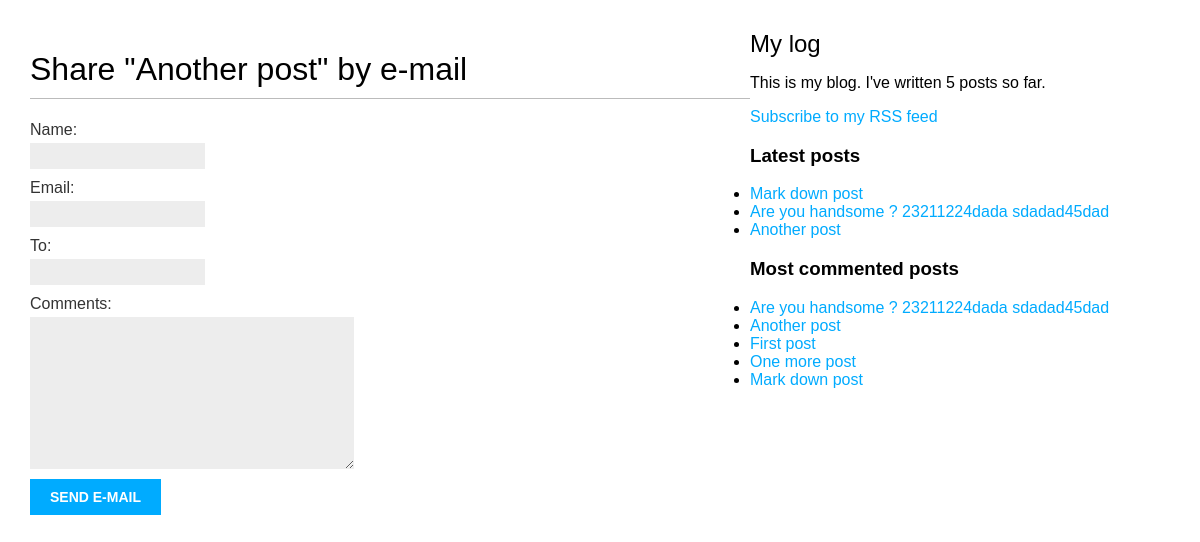
/blog/5/share/, run on the app's committed database.
### blog/models.py (models this page shows, shortened)
class Post(models.Model):
    STATUS_CHOISE = (
        ('draft', 'Draft'),
        ('published', 'Published'),
    )
    title = models.CharField(max_length=50)
    slug = models.SlugField(max_length=250, unique_for_date='publish')
    author = models.ForeignKey(User, related_name='blog_post', on_delete=models.SET(get_sentinel_user))
    body = models.TextField()
    publish = models.DateTimeField(default=timezone.now)
    created = models.DateTimeField(auto_now_add=True)
    update = models.DateTimeField(auto_now=True)
    status = models.CharField(max_length=10, choices=STATUS_CHOISE, default='draft')
    objects = models.Manager()
    published = PublishedManage()
    tags = TaggableManager()
    class Meta:
        ordering = ('-publish',)
    def get_absolute_url(self):
        return reverse('blog:post_detail',
                        args=[self.publish.year,
                              self.publish.strftime('%m'),
                              self.publish.strftime('%d'),
                              self.slug])

### blog/views.py (the view)
# urls.py: path('<int:post_id>/share/', views.post_share, name='post_share'),
def post_share(request, post_id):
    post = get_object_or_404(Post, id=post_id, status='draft')
    sent = False
    if request.method == 'POST':
        form = EmailPostForm(request.POST)
        if form.is_valid():
            cleandata = form.cleaned_data
            post_url = request.build_absolute_uri(post.get_absolute_url())
            subject = '{} ({}) recommends you reading "{}"'.format(cleandata['name'], cleandata['email'], post.title)
            message = 'Read "{}" at {}\n\n{}\'s comments: {}'.format(post.title, post_url, cleandata['name'], cleandata['comments'])
            send_mail(subject, message, 'tieuphongabc123@gmail.com  ', [cleandata['to']])
            sent = True
    else:
        form = EmailPostForm()
    return render(request, 'blog/post/share.html', {'post': post, 'form': form, 'sent': sent})

### blog/forms.py
class EmailPostForm(forms.Form):
    name = forms.CharField(max_length=25)
    email = forms.EmailField()
    to = forms.EmailField()
    comments = forms.CharField(required=False, widget=forms.Textarea)

### blog/models.py (called while the page is built)
    def get_queryset(self):
        return super(PublishedManage, self).get_queryset()\
                                            .filter(status='draft')

### blog/templatetags/blog_tags.py (called while the page is built)
@register.simple_tag
def total_posts():
    return Post.published.count()

@register.inclusion_tag('blog/post/latest_posts.html')
def show_latest_posts(count=5):
    latest_posts = Post.published.order_by('-publish')[:count]
    return {'latest_posts': latest_posts}

@register.simple_tag
def get_most_commented_posts(count=5):
    return Post.published.annotate(
                total_comments=Count('comments')
            ).order_by('-total_comments')[:count]

### blog/templates/blog/post/share.html (shortened to what this page needs)
{% extends "blog/base.html" %}
{% block content %}
    {% if sent %}
        <h1>E-mail successfully sent</h1>
        <p>"{{ post.title }}" was successfully sent to {{ cd.to }}.</p>
    {% else %}
        <h1>Share "{{ post.title }}" by e-mail</h1>
        <form action="." method="post">
            {{ form.as_p }}
            <input type="submit" value="Send e-mail">
        </form>
    {% endif %}
{% endblock %}

### blog/templates/blog/base.html (shortened to what this page needs)
{% load blog_tags %}
{% load staticfiles %}
<!DOCTYPE html>
<html lang="en">
<head>
    <link href="{% static "css/blog.css" %}" rel="stylesheet">
</head>
<body>
    <div id="content">
        {% block content %}
        {% endblock content %}
    </div>
    <div id="slidebar">
        <h2> My log</h2>
        <p>This is my blog. I've written {% total_posts %} posts so far.</p>
        <p><a href="{% url "blog:post_feed" %}">Subscribe to my RSS feed</a></p>
        <h3>Latest posts</h3>
        {% show_latest_posts 3 %}
        <h3>Most commented posts</h3>
        {% get_most_commented_posts as most_commented_posts %}
        <ul>
        {% for post in most_commented_posts %}
            <li>
                <a href="{{ post.get_absolute_url }}">{{ post.title }}</a>
            </li>
        {% endfor %}
        </ul>
    </div>
</body>
</html>

### blog/templates/blog/post/latest_posts.html
<ul>
    {% for post in latest_posts %}
        <li>
            <a href="{{ post.get_absolute_url }}">{{ post.title }}</a>
        </li>
    {% endfor %}
</ul>

### blog/static/css/blog.css (style rules this page uses)
body { margin:0; padding:0; font-family:helvetica, sans-serif; }
a { color:#00abff; text-decoration:none; }
h1 { font-weight:normal; border-bottom:1px solid #bbb; padding:0 0 10px 0; }
h2 { font-weight:normal; margin:30px 0 0; }
#content { float:left; width:60%; padding:0 0 0 30px; }
label { float:left; clear:both; color:#333; margin-bottom:4px; }
input, textarea { clear:both; float:left; margin:0 0 10px; background:#ededed; border:0; padding:6px 10px; font-size:12px; }
input[type=submit] { font-weight:bold; background:#00abff; color:#fff; padding:10px 20px; font-size:14px; text-transform:uppercase; }

### data on the page
Post: title "Another post"
Post: title "Mark down post"
Post: title "Are you handsome ? 23211224dada sdadad45dad"
Post: title "First post"
Post: title "One more post"
